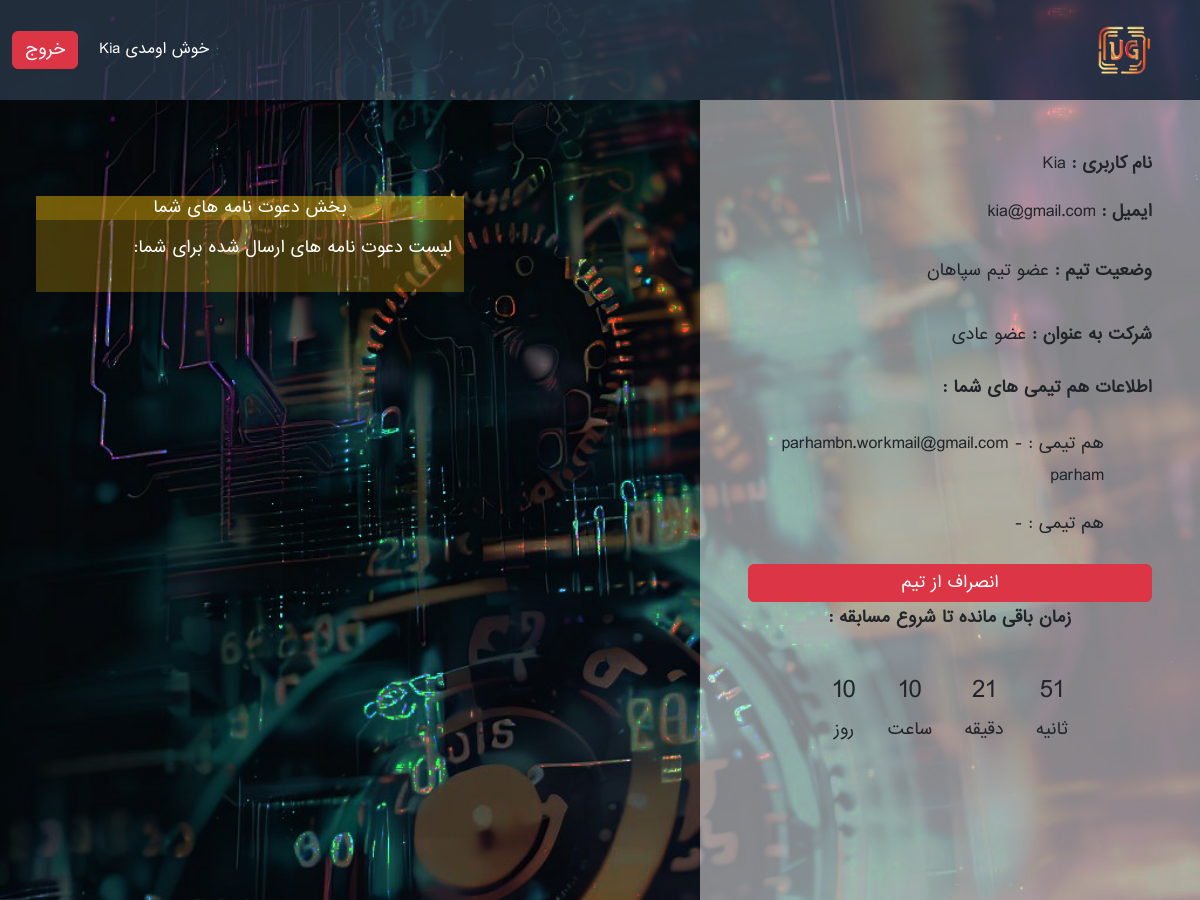
/account/userpanel/ (signed in), run on the app's committed database.
### account_module/models.py (models this page shows)
class User(AbstractUser):
    uid = models.CharField(max_length=20, verbose_name="کد دانشجویی")
    email_activation_code = models.CharField(max_length=100, verbose_name="کد فعال سازی")
    is_capitan = models.BooleanField(verbose_name="شرکت به عنوان کاپیتان", default=False)
    has_team = models.BooleanField(verbose_name="تیم دارد/ندارد", default=False)
    class Meta:
        verbose_name = "کاربر"
        verbose_name_plural = "کاربران"
    def __str__(self):
        if self.first_name != "" and self.last_name != "" :
            return self.get_full_name()
        return self.email

### team_module/models.py (models this page shows)
class teamsModel(models.Model):
    teamName = models.CharField(verbose_name="نام تیم", max_length=200)
    capitan = models.ForeignKey(User, verbose_name="کاپیتان", on_delete=models.CASCADE, related_name="captian")
    teamMate1 = models.OneToOneField(User, verbose_name="هم تیمی اول", on_delete=models.CASCADE, related_name="firstTeamMate", default=None, null=True)
    teamMate2 = models.OneToOneField(User, verbose_name="هم تیمی دوم", on_delete=models.CASCADE, related_name="secondTeamMate", default=None, null=True)

### userpanel_module/views.py (the view)
# urls.py: path("userpanel/", userPanelView.as_view(), name="userPanel")
class userPanelView(View):
    def get(self ,request):
        if(request.user.is_authenticated):
            can_not_send_hasTeam_invite = request.session.get("can_not_send_hasTeam_invite", False)
            send_invite = request.session.get("send_invite", False)
            user_notFound = request.session.get("user_notFound", False)
            group_is_full = request.session.get("group_is_full", False)
            if (can_not_send_hasTeam_invite): del (request.session["can_not_send_hasTeam_invite"])
            if (send_invite): del (request.session["send_invite"])
            if (user_notFound) : del (request.session["user_notFound"])
            if (group_is_full) : del (request.session["group_is_full"])
            user = User.objects.get(email__iexact=request.user.email)
            userHasTeam = teamsModel.objects.filter(Q(capitan=user) | Q(teamMate1=user) | Q(teamMate2=user)).exists()
            if(userHasTeam):
                team = teamsModel.objects.get(Q(capitan=user) | Q(teamMate1=user) | Q(teamMate2=user))
                teamName  = team.teamName
            else:
                team = None
                teamName = None
            invites = inviteModel.objects.filter(reciver=user, is_accept=False, is_reject=False)
            context = {
                "user": user,
                "userTeam_name": teamName,
                "team": team,
                "can_not_send_hasTeam_invite" : can_not_send_hasTeam_invite,
                "send_invite" : send_invite,
                "user_notFound" : user_notFound,
                "invites" : invites,
                "group_is_full": group_is_full,
            }
            return render(request,"userpanel_module/userpanel.html", context)
        return redirect(reverse("home-page"))

### userpanel_module/templates/userpanel_module/userpanel.html (shortened to what this page needs)
{% extends "shared/_layout.html" %}
{% load static %}
{% load render_partial %}
{% block header %}
    <header style="background-image: url({% static 'Images/3-d5.jpg' %}">
        <nav dir="rtl" class="navbar navbar-expand-lg bg-custom navbar-dark py-0">
          <div class="container-fluid d-md-flex">
            <a class="navbar-brand d-flex align-content-center flex-grow-1 justify-content-center flex-lg-grow-0 p-0" href="{% url 'home-page' %}">
              <img src="{% static 'Images/UG.png' %}" width="100" height="100">
            </a>
                <div class="d-none d-lg-flex d-grid gap-2" id="navbarAccount">
                <button class="btn bg-transparent text-white">خوش اومدی {{ user.username }}</button>
                <a href="{% url 'logout_page' %}" class="btn btn-danger">خروج</a>
                </div>
            </div>
        </nav>
    </header>
{% endblock %}
{% block main %}
    <main id="userPanel-main" style="height: fit-content;background-image: url({% static 'Images/3-d5.jpg' %}">
        <section dir="rtl">
            <div class="container-fluid">
                <div class="row">
                    <div style="height: 100vh" class="col-md-5 offset-2 bg-white bg-opacity-50 d-flex flex-column p-5 lh-lg">
                        <p><span class="fw-bold">نام کاربری : </span> {{ user.username }}</p>
                        <p><span class="fw-bold">ایمیل : </span>{{ user.email }}</p>
                        {% if userTeam_name %}
                        <p><span class="fw-bold">وضعیت تیم :</span> عضو تیم {{ userTeam_name }}  </p>
                            {% elif user.is_capitan and  user.has_team == False %}
                             <p><span class="fw-bold">وضعیت تیم :</span> تیم جدید - بدون اسم <i class="fa fa-check" style="font-size:24px;color:#369789"></i> </p>
                            <div class="alert alert-danger" role="alert">
                              لطفا نام تیم جدید خود را ثبت کنید
                            </div>
                            {% else %}
                        <p><span class="fw-bold">وضعیت تیم :</span> بدون عضویت در تیم <i class="fa fa-close" style="font-size:24px;color:rgb(190, 24, 24)"></i> </p>
                        {% endif %}
                        {% if user.is_capitan %}
                             <p><span class="fw-bold"> شرکت به عنوان : </span> کاپیتان <i class="fa fa-user-circle" style="font-size:24px;color:#188cbe"></i></p>
                            {% else %}
                        <p><span class="fw-bold"> شرکت به عنوان : </span>  عضو عادی </p>
                        {% endif %}
                        <p><span class="fw-bold"> اطلاعات هم تیمی های شما : </span> </p>
                        <ul class="pe-5">
                            {% if user == team.capitan %}
                                <li class="py-2"> هم تیمی : {{ team.teamMate1.email}} - {{ team.teamMate1.username }}</li>
                            <li class="py-2"> هم تیمی :  {{ team.teamMate2.email}} - {{ team.teamMate2.username }}</li>
                            {% elif user == team.teamMate1%}
                                <li class="py-2"> هم تیمی :  {{ team.capitan.email}} - {{ team.capitan.username }}</li>
                            <li class="py-2"> هم تیمی :  {{ team.teamMate2.email}} - {{ team.teamMate2.username }}</li>
                            {% elif user == team.teamMate2 %}
                                <li class="py-2">  هم تیمی : {{ team.capitan.email}} - {{ team.capitan.username }}</li>
                            <li class="py-2"> هم تیمی : {{ team.teamMate1.email}} - {{ team.teamMate1.username }}</li>
                            {% endif %}
                        </ul>
                        {% if not user.is_capitan and user.has_team %}
                             <button class="btn btn-danger" data-bs-toggle="modal" data-bs-target="#LeaveTeam_form_ModalLabel">انصراف از تیم</button>
                        {% endif %}
                        <p style="text-align: center;">
                            <span class="fw-bold">زمان باقی مانده تا شروع مسابقه :</span>
                        </p>
                        <div class="d-flex flex-row-reverse justify-content-center" id="timer">
                            <div id="day-container" class="d-flex flex-column align-items-center p-3">
                                <div id="days" style="font-size: 1.5rem;">00</div>
                                <span style="font-size: 1rem;">روز</span>
                            </div>
                            <div id="hour-container" class="d-flex flex-column align-items-center p-3">
                                <div id="hours" style="font-size: 1.5rem;">00</div>
                                <span style="font-size: 1rem;">ساعت</span>
                            </div>
                            <div id="minutes-container" class="d-flex flex-column align-items-center p-3">
                                <div id="minutes" style="font-size: 1.5rem;">00</div>
                                <span style="font-size: 1rem;">دقیقه</span>
                            </div>
                            <div id="seconds-container" class="d-flex flex-column align-items-center p-3">
                                <div id="seconds" style="font-size: 1.5rem;">00</div>
                                <span style="font-size: 1rem;">ثانیه</span>
                            </div>
                        </div>
                    </div>
                    <div class="col-md-5 p-sm-5 ">
                        {% if user.is_capitan %}
                            <div class="row mt-sm-5 bg-warning bg-opacity-25 justify-content-center">
                            <p class="text-bg-warning text-white" style="text-align: center;">
                                مدیریت اعضای گروه
                            </p>
                            <p class="text-white">
                                لیست اعضای گروه :
                            </p>
                            <ul class="text-white pe-md-5">
                                <li class="py-2 input-group justify-content-between align-items-center">
                                    {% if team.teamMate1 != None %}
                                        <p class="fs-5 m-0">{{ team.teamMate1 }}</p>
                                        <form action="{% url 'remove_user' %}" method="post">
                                            {% csrf_token %}
                                            <input type="hidden" name="teamMateName" value="{{ team.teamMate1 }}">
                                            <input type="hidden" name="capitan" value="{{ user }}">
                                            <button class="btn btn-danger">حذف از گروه</button>
                                        </form>
                                    {% endif %}
                                </li>
                            <li class="py-2 input-group justify-content-between align-items-center">
                                    {% if team.teamMate2 != None %}
                                        <p class="fs-5 m-0">{{ team.teamMate2 }}</p>
                                        <form action="{% url 'remove_user' %}" method="post">
                                            {% csrf_token %}
                                            <input type="hidden" name="teamMateName" value="{{ team.teamMate2 }}">
                                            <input type="hidden" name="capitan" value="{{ user }}">
                                            <button class="btn btn-danger">حذف از گروه</button>
                                        </form>
                                    {% endif %}
                                </li>
                            </ul>
                                <button class="btn customcolor3 w-50 m-4" data-bs-toggle="modal" data-bs-target="#addTeamMate_form_ModalLabel">
                                افزودن هم تیمی <i class="fa fa-user-plus" style="font-size:24px"></i>
                                 </button>
                            <div dir="ltr" class="modal fade" id="addTeamMate_form_ModalLabel" tabindex="-1" aria-labelledby="addTeamMate_form_ModalLabel" aria-hidden="true">
                                <div class="modal-dialog">
                                <div class="modal-content">
                                    <div class="modal-header modal-header-CustomStyle">
                                        {% if userTeam_name is not None %}
                                            {% if team.teamMate1 is None or team.teamMate2 is None %}
                                            <h1 class="modal-title fs-5" id="Login_form_ModalLabel"> افزودن هم تیمی</h1>
                                            {% elif team.teamMate1 is not None and team.teamMate2 is not None %}
                                            <h1 class="modal-title fs-5" id="Login_form_ModalLabel"> توجه</h1>
                                            {% endif %}
                                        {% else %}
                                            <h1 class="modal-title fs-5" id="Login_form_ModalLabel">تعیین نام تیم</h1>
                                        {% endif %}
                                     <button type="button" class="btn-close btn-close-white" data-bs-dismiss="modal" aria-label="Close"></button>
                                    </div>
                                    <div class="modal-body">
                                    <form action="{% url 'inviteView' %}" method="post" id="form-modal" class="d-flex flex-column align-items-center w-100">
                                        {% csrf_token %}
                                        <div class="mb-3 w-75 text-center">
                                            {% if userTeam_name is not None %}
                                                {% if team.teamMate1 is None or team.teamMate2 is None %}
                                                    <label for="exampleInputEmail1" class="form-label">آدرس ایمیل هم تیمی</label>
                                                    <input name="InviteEmail" type="email" class="form-control" id="exampleInputEmail1">
                                                    <button type="submit" class="btn customcolor3 btn-lg mt-3"> ارسال درخواست</button>
                                                {% elif team.teamMate1 is not None and team.teamMate2 is not None %}
                                                <label for="exampleInputEmail1" class="form-label">ظرفیت تیم شما تکمیل شده است</label>
                                                {% endif %}
                                            {% else %}
                                                <label for="exampleInputEmail1" class="form-label">ابتدا میبایست نام تیم خود را مشخص کنید</label>
                                            {% endif %}
                                        </div>
                                    </form>
                                    </div>
                                </div>
                                </div>
                            </div>
                            {% if send_invite %}
                                <div class="alert alert-success" role="alert">
                              دعوت نامه با موفقیت ارسال شد
                            </div>
                                {% elif user_notFound %}
                                <div class="alert alert-danger" role="alert">
                              کاربری با ایمیل وارد شده یافت نشد
                            </div>
                                {% elif can_not_send_hasTeam_invite %}
                                <div class="alert alert-danger" role="alert">
                              امکان ارسال دعوت نامه به فردی که عضو تیم دیگری است، وجود ندارد
                            </div>
                            {% endif %}
                        </div>
                            {% else %}
                        <div class="row mt-md-5 bg-warning bg-opacity-25 justify-content-center">
                            <p class="text-bg-warning text-white" style="text-align: center;">
                                بخش دعوت نامه های شما
                            </p>
                            <p class="text-white">
                                لیست دعوت نامه های ارسال شده برای شما:
                            </p>
                        </div>
                        {% endif %}
                    </div>
                </div>
            </div>
        </section>
    </main>
{% endblock %}

### static/Css/settings.css (style rules this page uses)
* { box-sizing: border-box; margin: 0; padding: 0; list-style: none; text-decoration: none; font-family: "IranSans"; }

### static/Css/header.css (style rules this page uses)
header { background-size: cover; height: fit-content; }
nav { border: none; }
nav #navbarAccount button { font-size: .9rem !important; }
.bg-custom { background-color: #334257a2; }
@media (min-width:768px) { #timer { font-size:3rem; } }

### static/Css/main.css (style rules this page uses)
main#userPanel-main { background-size: cover; }

### data on the page
User: username "Kia", email "kia@gmail.com"
teamsModel: teamName "سپاهان", capitan.email "parhambn.workmail@gmail.com", capitan.username "parham"
